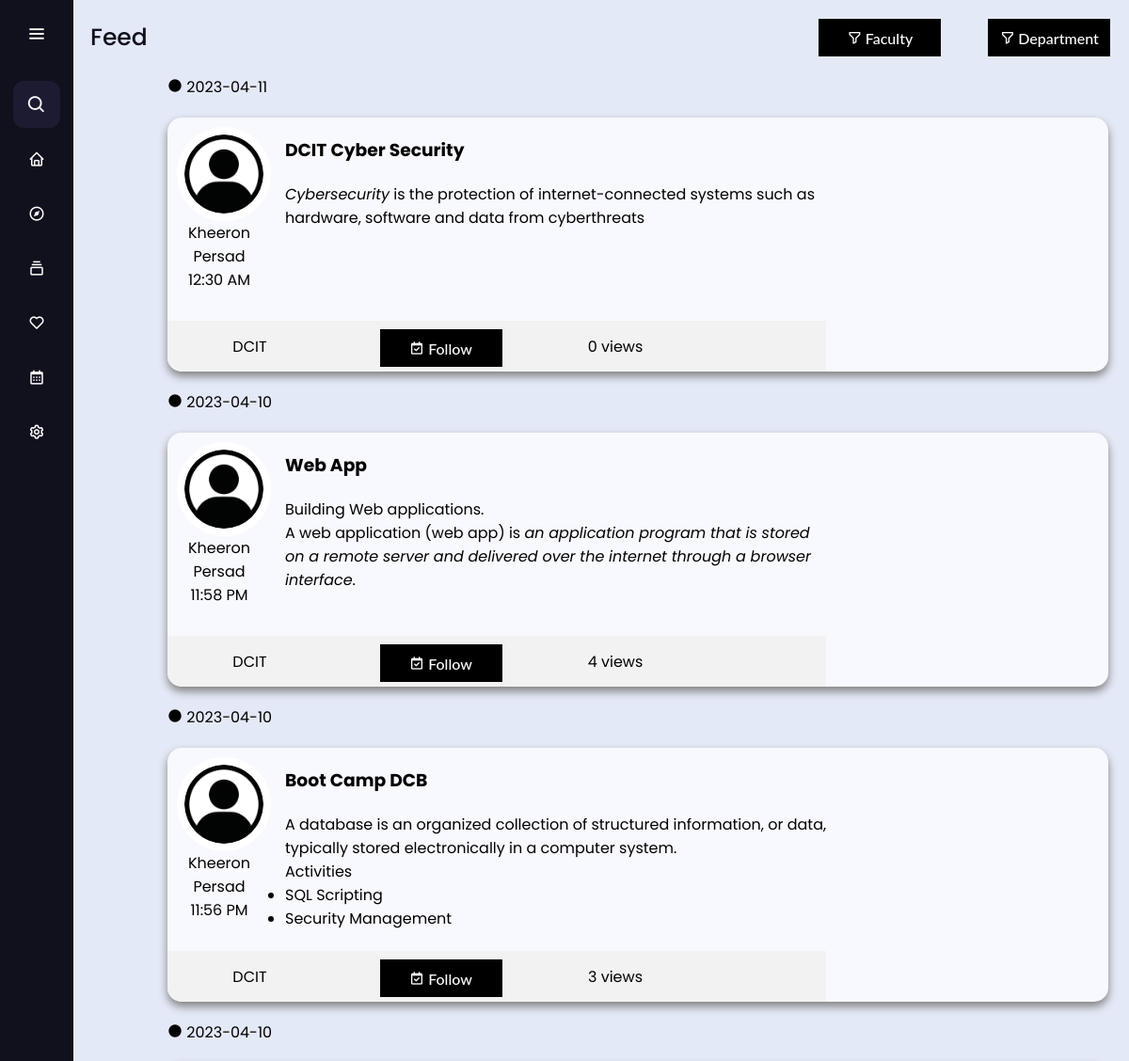
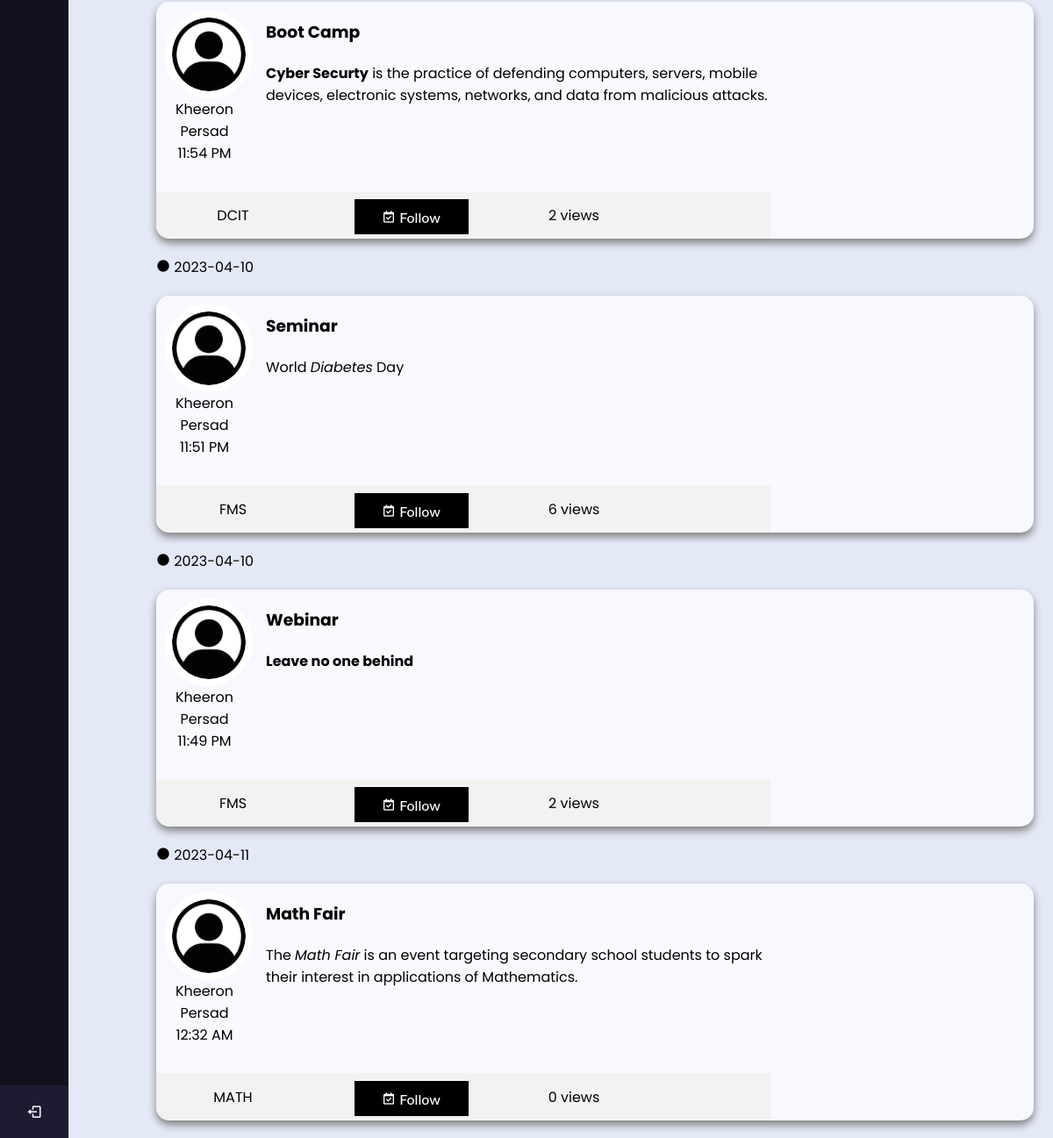
/feed (signed in), run on the app's committed database (2 pictures, top to bottom).
### App/models.py (models this page shows)
class Post(db.Model):
  id = db.Column(db.Integer, primary_key=True, autoincrement=True)
  bID = db.Column(db.Integer, db.ForeignKey('board.id'), nullable=False)
  owner = db.Column(db.Integer, db.ForeignKey('user.id'))
  ownerName = db.Column(db.String(64), nullable=False)
  title = db.Column(db.String(64), nullable=False)
  message = db.Column(db.String(2048), nullable=False)
  faculty = db.Column(db.String(8), nullable=False)
  dept = db.Column(db.String(8), nullable=True)
  dateCreated = db.Column(db.DateTime, nullable=False, default=datetime.utcnow)
  image = db.Column(db.Boolean)
  imageLocation = db.Column(db.String(256), nullable=True)
  event = db.Column(db.Boolean)
  startDate = db.Column(db.Date,  default=date.today, index=True)
  endDate = db.Column(db.Date,  default=date.today, index=True)
  schedulePostDate = db.Column(db.DateTime,  default=datetime.utcnow, index=True)
  scheduledDeleteDate = db.Column(db.DateTime,  default=datetime.utcnow, index=True, nullable=True)
  viewCount = db.Column(db.Integer, nullable=True, default = 0)
  def toDict(self):
    return{
      "id": self.id,
      "bID": self.bID,
      "owner": self.owner,
      "ownerName":self.ownerName,
      "title": self.title,
      "message": self.message,
      "faculty": self.faculty,
      "dept": self.dept,
      "image": self.image,
      "imageLocation": self.imageLocation,
      "dateCreated": self.dateCreated,
      "startDate" : self.startDate,
      "endDate" : self.endDate,
      "schedulePostDate" : self.schedulePostDate,
      "scheduledDeleteDate" : self.scheduledDeleteDate,
      "viewCount": self.viewCount
    }

class Board(db.Model):
  id = db.Column(db.Integer, primary_key=True, autoincrement=True)
  title = db.Column(db.String(64), nullable=False)
  faculty = db.Column(db.String(8), nullable=False)
  dept = db.Column(db.String(8), nullable=True)
  image = db.Column(db.Boolean)
  imageLocation = db.Column(db.String(256), nullable=True)
  subscribers = db.Column(db.Integer, nullable=True, default = 1)
  posts = db.relationship('Post', backref='b')
  def toDict(self):
    return{
      "id": self.id,
      "title": self.title,
      "faculty": self.faculty,
      "dept": self.dept,
      "image": self.image,
      "imageLocation": self.imageLocation,
      "subscribers": self.subscribers
    }

### App/app.py (the view)
@app.route('/feed', methods=['GET'])
@app.route('/feed|<sortF>', methods=['GET', 'POST'])
@app.route('/feed|<sortF>,<sortD>', methods=['GET', 'POST'])
def feed(sortF = None, sortD = None):
  if (current_user.is_authenticated == False):
    return redirect(url_for('login'))
  currentSysDateTime = datetime.datetime.now()
  feed = Post.query.filter(Post.schedulePostDate<=currentSysDateTime, Post.scheduledDeleteDate>=currentSysDateTime)
  feed = feed.order_by(Post.schedulePostDate.desc())
  faculty = RetrieveFacultyList()
  department = RetrieveDepartmentList()
  boards = RetrieveAllBoards()
  subBoards = Subscriber.query.filter_by(user = current_user.id)
  subBoards = [entry.toDict() for entry in subBoards]
  newFeed = []
  for board in subBoards:
    for singlePost in feed:
      if singlePost.bID == board['board']:
        newFeed.append(singlePost)
  newFeed = [singlePost.toDict() for singlePost in newFeed]
  return render_template('feed.html',
    posts=newFeed,
    boards=boards,
    sortF=sortF,
    sortD=sortD,
    faculty=faculty,
    department=department
  )

### App/app.py (called while the page is built)
@login_manager.user_loader
def load_user(user_id):
  return User.query.get(int(user_id))

@app.context_processor
def base():
  searchPost = SearchForm()
  return dict(form=searchPost)

def RetrieveAllBoards():
  list = Board.query.all()
  list = [entry.toDict() for entry in list]
  return list

def RetrieveFacultyList():
  list = Faculty.query.all()
  list = [entry.toDict() for entry in list]
  return list

def RetrieveDepartmentList():
  list = FacultyDept.query.all()
  list = [entry.toDict() for entry in list]
  return list

### App/models.py (called while the page is built)
  def toDict(self):
    return{
      "id": self.id,
      "board": self.board,
      "user": self.user,
      "isAdmin": self.isAdmin,
      "isSubscribed" : self.isSubscribed
    }

  def toDict(self):
    return{
      "id": self.id,
      "title": self.title,
      "label": self.label
    }

  def toDict(self):
    return{
      "id": self.id,
      "faculty": self.faculty,
      "fLabel": self.fLabel,
      "department": self.department,
      "dLabel": self.dLabel
    }

### App/templates/feed.html (shortened to what this page needs)
<!DOCTYPE html>
<html lang="en" dir="ltr">
  <head>
    <link rel="stylesheet" href="./static/css/test.css">
    <link href="static/css/post.css" rel="stylesheet" type="text/css" />
    <link href='https://unpkg.com/boxicons@2.0.7/css/boxicons.min.css' rel='stylesheet'>
   </head>
<body>
  <div class="sidebar">
    <div class="logo-details">
        <i class='bx bx-menu' id="btn" ></i>
    </div>
    <ul class="nav-list">
      <li>
        <i class='bx bx-search'></i>
        <form method="POST" action="{{ url_for('search') }}" class="d-flex"> {{ form.hidden_tag() }}
        </form>
      </li>
      <li>
        <a href="{{ url_for('home') }}">
          <i class='bx bx-home'></i>
        </a>
      </li>
      <li>
       <a href="{{ url_for('feed', uID = current_user.id, sortF = None, sortD = None) }}">
         <i class='bx bx-compass' ></i>
       </a>
     </li>
     <li>
       <a href="{{ url_for('boards') }}">
         <i class='bx bx-collection' ></i>
       </a>
     </li>
     <li>
      <a href="{{ url_for('savedBoards') }}">
        <i class='bx bx-heart' ></i>
      </a>
    </li>
     <li>
       <a href="{{ url_for('cal') }}">
         <i class='bx bx-calendar' ></i>
       </a>
     </li>
     <li>
       <a href="#">
         <i class='bx bx-cog' ></i>
       </a>
     </li>
     <li class="profile">
         <div class="profile-details">
           <div class="name_job">
             <div class="name">{{ current_user.username }}</div>
           </div>
         </div>
         <div>
          <a href="{{ url_for('logout') }}">
            <i class='bx bx-log-out' id="log_out"></i>
          </a>
        </div>
     </li>
    </ul>
  </div>
  <section class="home-section">
      <div class="button-container">
        <div class="text">Feed</div>
        <div class="group-buttons">
          <div class="act-container">
            <button class="custom-btn btn-5"><i class='bx bx-filter-alt'></i>{% if sortF %}
              {{ sortF }}
            {% else %}
              Faculty
            {% endif %}</button>
          </div>
          <div class="act-container">
            <button class="custom-btn btn-5"><i class='bx bx-filter-alt'></i>{% if sortD %}
              {{ sortD }}
            {% else %}
              Department
            {% endif %}</button>
          </div>
        </div>
      </div>
      <main>
        <div class="container-post">
          {% block content %}
            {% for post in posts %}
              {% if sortF is none %}
                <div class="for-date">
                  <p class="the-date"><i class='bx bxs-circle'></i> {{post.schedulePostDate.strftime('%Y-%m-%d') }}</p>
                  <div class="card">
                    <div class="card-left">
                      <div class="card-top">
                        <div class="top-left">
                          <div class="profile-image">
                            <img src="static/images/defaultProfile.jpg" alt="">
                            <p class="name">{{ post.ownerName }}</p>
                            <p class="time">{{ post.schedulePostDate.strftime('%I:%M %p') }}</p>
                          </div>
                        </div>
                        <div class="top-right">
                          <a href="{{ url_for('viewPost',pID = post.id )}}">
                          <div class="card-content">
                            <h3 class="title">{{ post.title }}</h3>
                            <p>{{ post.message | safe }}</p>
                          </div>
                          </a>
                        </div>
                      </div>
                      <div class="card-bot">
                        <div class="card-bot-left">
                          <p class="board-name">
                            {% for board in boards %}
                              {% if board.id == post.bID %}
                                {{ board.title }}
                              {% endif %}
                            {% endfor %}
                          </p>
                        </div>
                        <div class="card-bot-mid">
                          <div class="card-footer">
                            <a href="{{ url_for('follow', pID = post.id )  }}">
                              <button class="custom-btn btn-5"><i class='bx bx-calendar-check'></i> Follow</button>
                            </a>
                          </div>
                        </div>
                        <div class="card-bot-right-mid">
                          <p class="views">{{post.viewCount}} views</p>
                        </div>
                      </div>
                    </div>
                    <div class="card-right">
                    </div>
                  </div>
                </div>
              {% endif %}
            {% endfor %}
          {% endblock %}
        </div>
    </main>
  </section>
</body>
</html>

### App/static/css/test.css (style rules this page uses)
* { margin: 0; padding: 0; box-sizing: border-box; font-family: "Poppins" , sans-serif; }
.sidebar { position: fixed; left: 0; top: 0; height: 100%; width: 78px; background: #11101D; padding: 6px 14px; z-index: 99; transition: all 0.5s ease; }
.sidebar .logo-details { height: 60px; display: flex; align-items: center; position: relative; }
.sidebar .logo-details #btn { position: absolute; top: 50%; right: 0; transform: translateY(-50%); font-size: 22px; transition: all 0.4s ease; font-size: 23px; text-align: center; cursor: pointer; transition: all 0.5s ease; }
.sidebar i { color: #fff; height: 60px; min-width: 50px; font-size: 28px; text-align: center; line-height: 60px; }
.sidebar .nav-list { margin-top: 20px; height: 100%; }
.sidebar li { position: relative; margin: 8px 0; list-style: none; }
.sidebar .bx-search { position: absolute; top: 50%; left: 0; transform: translateY(-50%); font-size: 22px; background: #1d1b31; color: #FFF; }
.sidebar li a { display: flex; height: 100%; width: 100%; border-radius: 12px; align-items: center; text-decoration: none; transition: all 0.4s ease; background: #11101D; }
.sidebar li i { height: 50px; line-height: 50px; font-size: 18px; border-radius: 12px; }
.sidebar li.profile { position: fixed; height: 60px; width: 78px; left: 0; bottom: -8px; padding: 10px 14px; background: #1d1b31; transition: all 0.5s ease; overflow: hidden; }
.sidebar li .profile-details { display: flex; align-items: center; flex-wrap: nowrap; }
.sidebar li.profile .name, .sidebar li.profile .job { font-size: 15px; font-weight: 400; color: #fff; white-space: nowrap; }
.sidebar .profile #log_out { position: absolute; top: 50%; right: 0; transform: translateY(-50%); background: #1d1b31; width: 100%; height: 60px; line-height: 60px; border-radius: 0px; transition: all 0.5s ease; }
.home-section { position: relative; background: #E4E9F7; height: 100vh; top: 0; left: 78px; width: calc(100% - 78px); transition: all 0.5s ease; overflow-y: auto; }
.home-section .text { display: inline-block; color: #11101d; font-size: 25px; font-weight: 500; margin: 18px }
.button-container { display: flex; }
button { margin: 20px; outline: none; }
.custom-btn { width: 130px; height: 40px; padding: 10px 25px; border: 2px solid #000; font-family: 'Lato', sans-serif; font-weight: 500; font-size: 16px; background: transparent; cursor: pointer; transition: all 0.3s ease; position: relative; display: inline-block; }
.btn-5 { background: #000; color: #fff; line-height: 42px; padding: 0; border: none; }
.btn-5:before, .btn-5:after { content:''; position:absolute; top:0; right:0; height:2px; width:0; background: #000; transition:400ms ease all; }
.btn-5:after { right:inherit; top:inherit; left:0; bottom:0; }
.group-buttons { display: flex; }
.act-container { position: relative; margin-left: 10px; }
.button-container { display: flex; justify-content: space-between; align-items: center; }

### App/static/css/post.css (style rules this page uses)
.card { position: relative; font-family: "Candara", sans-serif; width: 1000px; height: 270px; margin: 20px; margin-left: 100px; overflow: hidden; border-radius: 15px; box-shadow: 0px 5px 10px gray; display: flex; flex-direction: row; transition-duration: 0.4s; transition-property: transform; background-color: ghostwhite; }
.card-content { margin-left: 15px; width: 578px; height: 300px; }
.title { padding-top: 20px; padding-bottom: 20px; }
.profile-image img { z-index: 1; width: 100px; height: 100px; position: relative; display: block; margin-left: 10px; margin-right: auto; margin-top: 10px; border-radius: 100px; border: 8px solid #fff; transition-duration: 0.4s; transition-property: transform; }
.name { text-align: center; }
.time { text-align: center; }
.card-footer { padding: 0px; display: flex; justify-content: center; }
.card-footer button { margin-top: 9px; }
.card-left { flex-grow: 1; padding-left: 0px; }
.card-right { width: 30%; }
.card-top { display: flex; position: absolute; width: 70%; height: 80%; }
.card-bot { position: absolute; display: flex; bottom: 0; width: 70%; background-color: #f2f2f2; height: 20%; }
.card-bot-left { width: 25%; }
.card-bot-mid { width: 33%; }
.card-bot-right-mid { width: 20%; }
.board-name { text-align: center; padding: 15px; }
.views { text-align: center; padding: 15px; }
.the-date { padding-left: 100px; }
a { color: black; text-decoration: none; }

### data on the page
Post: schedulePostDate "2023-04-11", ownerName "Kheeron Persad", schedulePostDate "12:30 AM", title "DCIT Cyber Security", message "Cybersecurity is the protection of internet-connected systems such as hardware, software and data from cyberthreats", viewCount "0"
Board: title "DCIT"
Post: schedulePostDate "2023-04-10", ownerName "Kheeron Persad", schedulePostDate "11:58 PM", title "Web App", message "Building Web applications. A web application (web app) is an application program that is stored on a remote server and delivered over the internet through a browser interface .", viewCount "4"
Post: schedulePostDate "2023-04-10", ownerName "Kheeron Persad", schedulePostDate "11:56 PM", title "Boot Camp DCB", message "A database is an organized collection of structured information, or data, typically stored electronically in a computer system. Activities SQL Scripting Security Management", viewCount "3"
Post: schedulePostDate "2023-04-10", ownerName "Kheeron Persad", schedulePostDate "11:54 PM", title "Boot Camp", message "Cyber Securty is the practice of defending computers, servers, mobile devices, electronic systems, networks, and data from malicious attacks.", viewCount "2"
Post: schedulePostDate "2023-04-10", ownerName "Kheeron Persad", schedulePostDate "11:51 PM", title "Seminar", message "World Diabetes Day", viewCount "6"
Board: title "FMS"
Post: schedulePostDate "2023-04-10", ownerName "Kheeron Persad", schedulePostDate "11:49 PM", title "Webinar", message "Leave no one behind", viewCount "2"
Post: schedulePostDate "2023-04-11", ownerName "Kheeron Persad", schedulePostDate "12:32 AM", title "Math Fair", message "The Math Fair is an event targeting secondary school students to spark their interest in applications of Mathematics.", viewCount "0"
Board: title "MATH"
